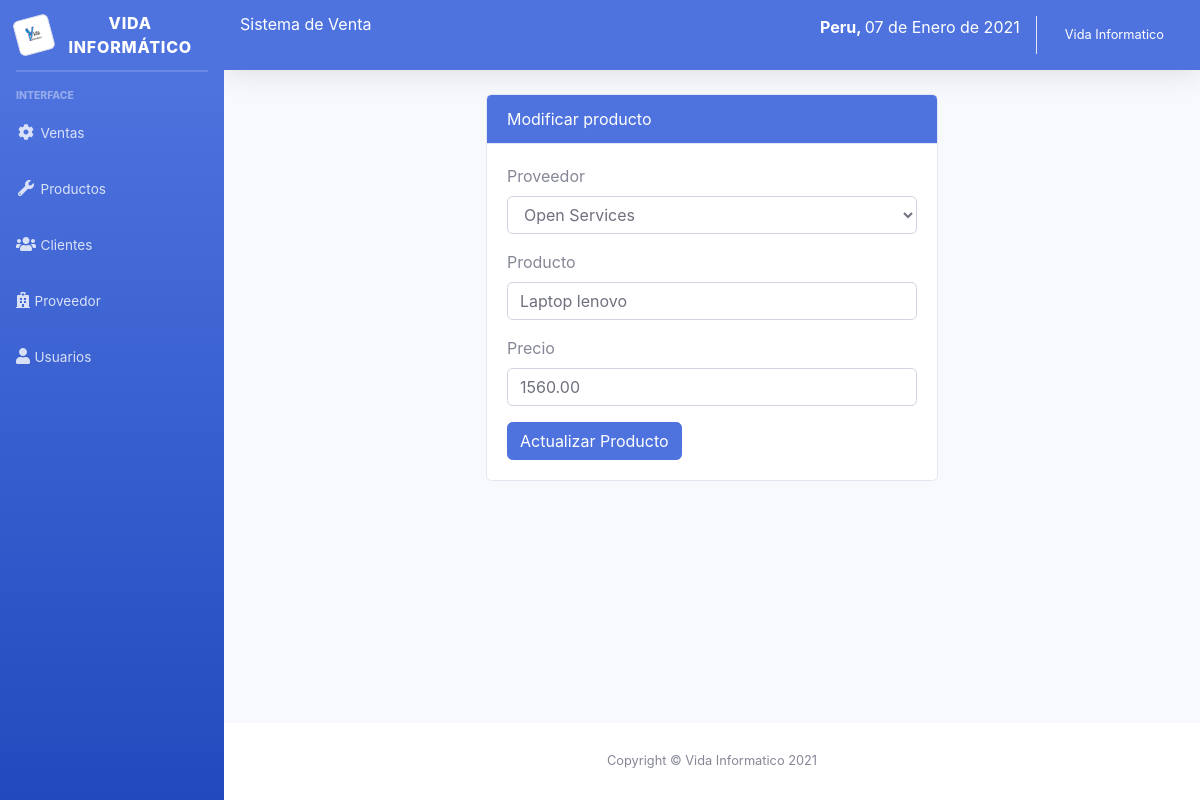
Page /sistema/editar_producto.php?id=1 (signed in) on the committed database.
### tables this page shows
CREATE TABLE `producto` (
  `codproducto` int(11) NOT NULL,
  `descripcion` varchar(200) NOT NULL,
  `proveedor` int(11) NOT NULL,
  `precio` decimal(10,2) NOT NULL,
  `existencia` int(11) NOT NULL,
  `usuario_id` int(11) NOT NULL
);

CREATE TABLE `proveedor` (
  `codproveedor` int(11) NOT NULL,
  `proveedor` varchar(100) NOT NULL,
  `contacto` varchar(100) NOT NULL,
  `telefono` int(11) NOT NULL,
  `direccion` varchar(100) NOT NULL,
  `usuario_id` int(11) NOT NULL
);

### sistema/editar_producto.php (the view, shortened to what this page needs)
<?php
include_once "includes/header.php";
include "../conexion.php";
if (empty($_REQUEST['id'])) {
  header("Location: lista_productos.php");
} else {
  $id_producto = $_REQUEST['id'];
  $query_producto = mysqli_query($conexion, "SELECT p.codproducto, p.descripcion, p.precio, pr.codproveedor, pr.proveedor FROM producto p INNER JOIN proveedor pr ON p.proveedor = pr.codproveedor WHERE p.codproducto = $id_producto");
  $result_producto = mysqli_num_rows($query_producto);
  if ($result_producto > 0) {
    $data_producto = mysqli_fetch_assoc($query_producto);
  } else {
    header("Location: lista_productos.php");
  }
}
?>
<div class="container-fluid">
  <div class="row">
    <div class="col-lg-6 m-auto">
      <div class="card">
        <div class="card-header bg-primary text-white">
          Modificar producto
        </div>
        <div class="card-body">
          <form action="" method="post">
            <div class="form-group">
              <label for="nombre">Proveedor</label>
              <select id="proveedor" name="proveedor" class="form-control">
                <option value="<?php echo $data_producto['codproveedor']; ?>" selected><?php echo $data_producto['proveedor']; ?></option>
              </select>
            </div>
            <div class="form-group">
              <label for="producto">Producto</label>
              <input type="text" class="form-control" placeholder="Ingrese nombre del producto" name="producto" id="producto" value="<?php echo $data_producto['descripcion']; ?>">
            </div>
            <div class="form-group">
              <label for="precio">Precio</label>
              <input type="text" placeholder="Ingrese precio" class="form-control" name="precio" id="precio" value="<?php echo $data_producto['precio']; ?>">
            </div>
            <input type="submit" value="Actualizar Producto" class="btn btn-primary">
          </form>
        </div>
      </div>
    </div>
  </div>
</div>
</div>
<?php include_once "includes/footer.php"; ?>

### rows in the picture
producto: proveedor "Open Services", producto "Laptop lenovo", precio "1560.00"

### other values in the picture
fechaPeru() "07 de Enero de 2021"
$_SESSION['nombre'] "Vida Informatico"
